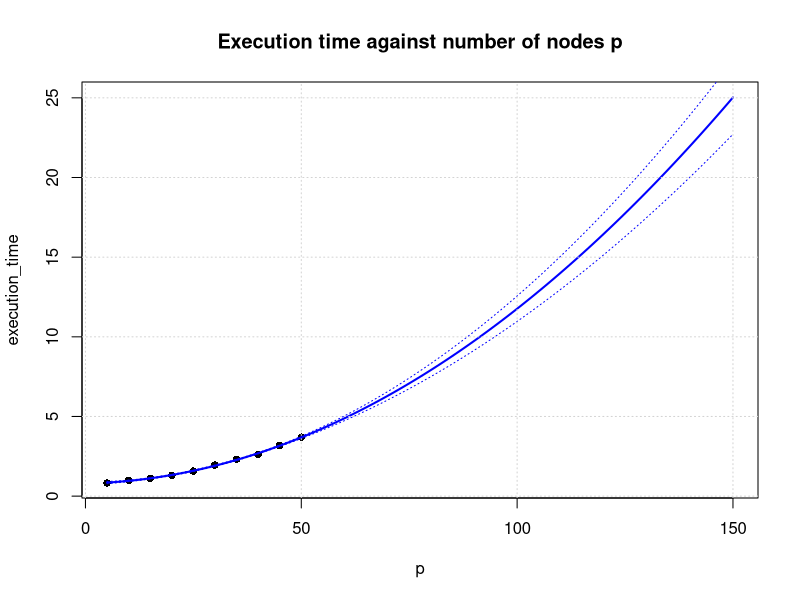

Reproduce this figure in R.
p = c(5, 10, 15, 20, 25, 30, 35, 40, 45, 50)

execution_time = c(
    49.63541 / 60,
    59.66805 / 60,
    1.126382,
    1.29735,
    1.573691,
    1.951381,
    2.314018,
    2.611061,
    3.177836,
    3.701382
)

degree = 2
model_poly <- lm(execution_time ~ poly(p, degree = degree))

# choose how many extra point to the right to predict
extra_p = 100

x_grid = seq(range(p)[1], range(p)[2] + extra_p, length.out = 100)
newdata = data.frame('p' = x_grid)
preds = predict(model_poly, newdata = newdata, se = T)
se.bands = cbind(preds$fit + 2 * preds$se.fit, preds$fit - 2 * preds$se.fit)

output_path = file.path("output")
dir.create(output_path, showWarnings = FALSE, recursive = TRUE)

pdf(file = file.path(output_path, "execution_time.pdf"))

plot(
    p,
    execution_time,
    xlim = c(range(p)[1], range(p)[2] + extra_p), 
    ylim = range(preds$fit),
    cex = 1,
    col = "black",
    main = "Execution time against number of nodes p",
    pch = 16
)
lines(x_grid, preds$fit, lwd = 2, col = "blue")
matlines(x_grid,
         se.bands,
         lwd = 1,
         col = "blue",
         lty = 3)
grid()

dev.off()
